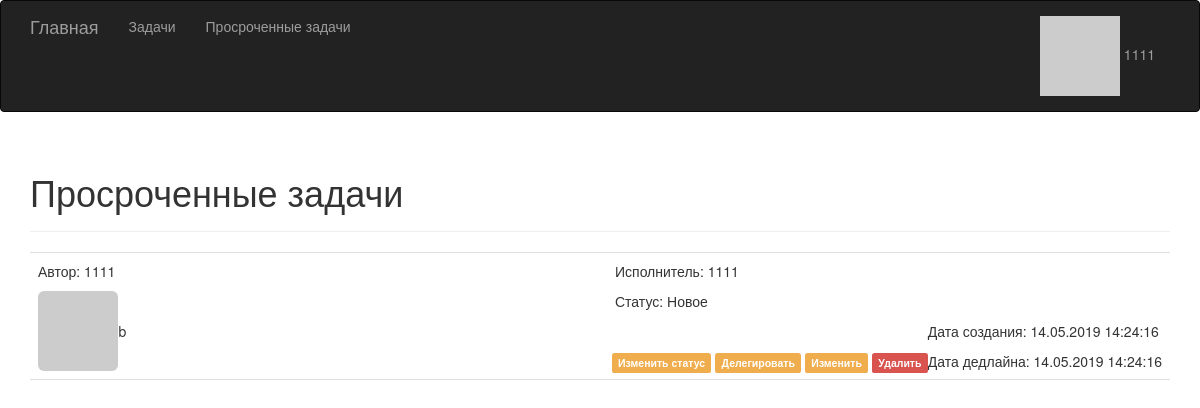
Screenshot of /pross (signed in) with the database file from the repository.
### main.py (models this page shows, shortened)
class User(UserMixin, db.Model):
    __tablename__ = 'users'
    id = db.Column(db.Integer, primary_key=True)
    username = db.Column(db.String(64), unique=True, index=True)
    password_hash = db.Column(db.String(128))
    posts = db.relationship('Post', backref='author', lazy='dynamic')
    about = db.Column(db.Text)
    @property
    def password(self):
        raise AttributeError('пароль прочесть нельзя.')
    def gravatar(self, size=100, default='identicon', rating='g'):
        url = 'https://secure.gravatar.com/avatar'
        email = '{}@bookmarks.ru'.format(self.username.lower()).encode('utf-8')
        email_hash = hashlib.md5(email).hexdigest()
        return '{url}/{hash}?s={size}&d={default}&r={rating}'.format(
            url=url, hash=email_hash, size=size, default=default, rating=rating)

class Post(db.Model):
    __tablename__ = 'posts'
    id = db.Column(db.Integer, primary_key=True)
    body = db.Column(db.Text)
    author_name = db.Column(db.Text)
    exec_name = db.Column(db.Text)
    date_offset = db.Column(db.Integer)
    timestamp = db.Column(db.DateTime, index=True, default=datetime.utcnow)
    date_end = db.Column(db.DateTime)
    author_id = db.Column(db.Integer, db.ForeignKey('users.id'))
    exec_id = db.Column(db.Integer)
    status = db.Column(db.Integer)
    finish = db.Column(db.Integer)

### main.py (the view, shortened to what this page needs)
@app.route('/pross', methods=['GET', 'POST'])
@login_required
def pross():
    form = PostForm()
    user_posts = Post.query.filter_by(author_id=current_user.get_id()).order_by(Post.timestamp.desc()).all()
    user_posts_exec = Post.query.filter_by(exec_id=current_user.get_id()).order_by(Post.timestamp.desc()).all()
    return render_template('pross.html', form=form, posts=user_posts, posts_exec=user_posts_exec, date_now=datetime.utcnow())

### main.py (called while the page is built)
@app.context_processor
def inject_app_name():
    return dict(app_name="Заметки")

@login_manager.user_loader
def load_user(user_id):
    return User.query.get(int(user_id))

### templates/pross.html (shortened to what this page needs)
{% extends "base.html" %}
{% import "bootstrap/wtf.html" as wtf %}
{% block page_content %}
<div class="page-header">
    <h1>Просроченные задачи</h1>
</div>
{% include "_pross.html" %}
{% endblock %}

### templates/base.html (shortened to what this page needs)
{% extends "bootstrap/base.html" %}
{% block head %}
{{ super() }}
<link rel="stylesheet" type="text/css" href="{{ url_for('static', filename='style.css') }}">
{% endblock %}
{% block navbar %}
<div class="navbar navbar-inverse" role="navigation">
   <div class="container">
      <div class="navbar-header">
         <a class="navbar-brand" href="/">Главная</a>
      </div>
      <div class="navbar-collapse collapse">
        <ul class="nav navbar-nav">
            <li><a href="{{ url_for('posts') }}">Задачи</a></li>
            <li><a href="{{ url_for('pross') }}">Просроченные задачи</a></li>
        </ul>
        <ul class="nav navbar-nav navbar-right">
            {% if current_user.is_authenticated %}
            <li class="dropdown">
                <a href="#" class="dropdown-toggle" data-toggle="dropdown">
                    <img src="{{ current_user.gravatar(size=18) }}" />
                    {{ current_user.username }}
                </a>
            </li>
            {% else %}
            <li><a href="{{ url_for('login') }}">Войти</a></li>
            {% endif %}
        </ul>
      </div>
   </div>
</div>
{% endblock %}
{% block content %}
<div class="container">
    {% block page_content %}{% endblock %}
</div>
{% endblock %}

### templates/post.html
<li class="post">
   <div class="row">
       <div class="col-md-6">
           <p>Автор: {{ post.author.username }}</p>
          <div class="profile-thumbnail">
            <img class="img-rounded profile-thumbnail" src="{{ post.author.gravatar(size=40) }}">
          </div>
       </div>
       <div class="col-md-6">
           <p>Исполнитель: {{ post.exec_name }}</p>
           <p>Статус: {% if post.finish %}Завершено{% elif post.status == 0 %}Новое{% else %}Шаг {{ post.status }}{% endif %}</p>
       </div>
   </div>
  <div class="post-content">
      <div class="post-date">
          <p>Дата создания: {{ post.timestamp.strftime('%d.%m.%Y %H:%M:%S') }}</p>
          <p>Дата дедлайна: {% if post.date_end %}{{ post.date_end.strftime('%d.%m.%Y %H:%M:%S') }}{% else %}Не задано{% endif %}</p>
      </div>
      <div class="post-body">{{ post.body|safe }}</div>
      <div class="post-footer">
          {% if current_user.is_authenticated
              and request.url_rule.endpoint != 'index' %}
            <a href="{{ url_for('change_status_post', post_id=post.id) }}">
                <span class="label label-warning">Изменить статус</span>
            </a>
            <a href="{{ url_for('delegate_post', post_id=post.id) }}">
                <span class="label label-warning">Делегировать</span>
            </a>
            <a href="{{ url_for('edit_post', post_id=post.id) }}">
                <span class="label label-warning">Изменить</span>
            </a>
            <a href="{{ url_for('delete_post', post_id=post.id) }}">
                <span class="label label-danger">Удалить</span>
            </a>
        {% endif %}
      </div>
  </div>
</li>

### static/style.css (style rules this page uses)
.profile-thumbnail { position: absolute; }
ul.posts li.post { padding: 8px; border-bottom: 1px solid #e0e0e0; }
div.post-date { float: right; }
div.post-content { margin-left: 48px; min-height: 48px; }
div.post-footer { text-align: right; }
div.post-footer a:hover, div.post-footer a:visited, div.post-footer a:link, div.post-footer a:active { text-decoration: none; }

### rows the page displays
User: username "1111"
Post: author.username "1111", finish 0 (drawn), exec_name "1111", timestamp "14.05.2019 14:24:16", date_end "14.05.2019 14:24:16"
